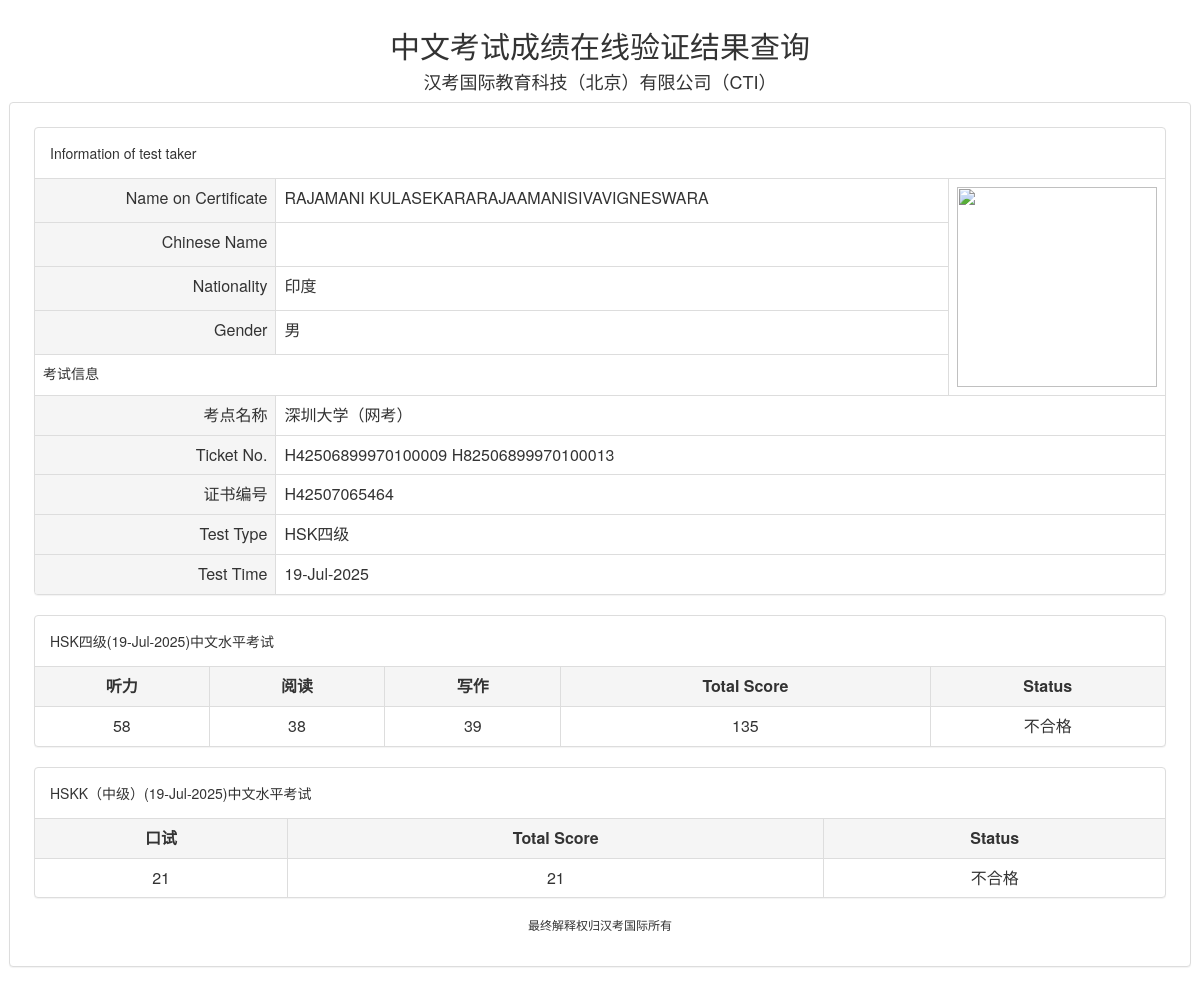
The app's page /queryScore.do?sid=c2tActR9Wb with its own data.
### tables this page shows
CREATE TABLE scores (
            sid TEXT PRIMARY KEY,
            name_on_certificate TEXT,
            chinese_name TEXT,
            nationality TEXT,
            gender TEXT,
            test_location TEXT,
            ticket_no TEXT,
            certificate_no TEXT,
            test_type TEXT,
            test_time TEXT,
            total_score TEXT,
            status TEXT,
            listening_score INTEGER,
            reading_score INTEGER,
            writing_score INTEGER,
            oral_score INTEGER
        );

### app.py (the view)
@app.route('/queryScore.do')
def query_score():
    student_id = request.args.get('sid')
    if not student_id:
        return "Student ID is missing.", 400
    conn = sqlite3.connect(DATABASE)
    cursor = conn.cursor()
    cursor.execute("SELECT * FROM scores WHERE sid = ?", (student_id,))
    result = cursor.fetchone()
    conn.close()
    if result:
        student_data = {
            "sid": result[0],
            "name": result[1],
            "chinese_name": result[2],
            "nationality": result[3],
            "gender": result[4],
            "test_location": result[5],
            "ticket_no": result[6],
            "certificate_no": result[7],
            "test_type": result[8],
            "test_time": result[9],
            "total_score": result[10],
            "status": result[11],
            "listening_score": result[12],
            "reading_score": result[13],
            "writing_score": result[14],
            "oral_score": result[15]
        }
        return render_template('results.html', student=student_data)
    else:
        return "Student ID not found.", 404

### templates/results.html (shortened to what this page needs)
<html><head>
    <link rel="stylesheet" href="https://cdn.jsdelivr.net/npm/bootstrap@3.4.1/dist/css/bootstrap.min.css">
    <link rel="stylesheet" href="{{ url_for('static', filename='css/phone/phone.css') }}" type="text/css">
</head><body><div class="well-sm">
	<center>
	  <h2>中文考试成绩在线验证结果查询</h2>
	  <h4>汉考国际教育科技（北京）有限公司（CTI）</h4>
	</center>
	<div class="panel panel-default">
		<div class="well-lg">
			<div class="panel panel-default">
				<div class="panel-body">
					Information of test taker
				</div>
				<table class="table table-bordered">
					<tbody>
						<tr>
							<td class="active text-right">Name on Certificate </td>
							<td>{{ student.name }}</td>
							<td rowspan="5" width="100px">
										<img src="file.jpg" height="200px">
							</td>
						</tr>
						<tr>
							<td class="active text-right">Chinese Name</td>
							<td>{{ student.chinese_name }}</td>
						</tr>
						<tr>
							<td class="active text-right">Nationality</td>
							<td>{{ student.nationality }}</td>
						</tr>
						<tr>
							<td class="active text-right">Gender</td>
							<td>{{ student.gender }}</td>
						</tr>
						<tr>
							<td colspan="2" class="" style="font-size:14px;">考试信息</td>
						</tr>
						<tr>
							<td class="active text-right">考点名称</td>
							<td colspan="2">{{ student.test_location }}</td>
						</tr>
						<tr>
							<td class="active text-right">Ticket No.</td>
							<td colspan="2">{{ student.ticket_no }}</td>
						</tr>
						<tr>
							<td class="active text-right">证书编号</td>
							<td colspan="2">{{ student.certificate_no }}</td>
						</tr>
						<tr>
							<td class="active text-right">Test Type</td>
							      <td colspan="2">{{ student.test_type }}</td>
						</tr>
						<tr>
							<td class="active text-right">Test Time</td>
							<td colspan="2">{{ student.test_time }}</td>
						</tr>
					</tbody>
				</table>
			</div>
			<div class="panel panel-default">
				<div class="panel-body">
					HSK四级({{ student.test_time }})中文水平考试
				</div>
				<table class="table table-bordered">
					<thead>
						<tr class="active">
								<th><div align="center">听力</div></th>
								<th><div align="center">阅读</div></th>
								<th><div align="center">写作</div></th>
							<th>
							<div align="center">
									Total Score
							</div>
							</th>
									<th><div align="center">Status</div></th>
						</tr>
					</thead>
					<tbody>
						<tr>
								<td align="center">
									{{ student.listening_score }}
								</td>
								<td align="center">
									{{ student.reading_score }}
								</td>
								<td align="center">
									{{ student.writing_score }}
								</td>
							<td align="center">
									{{ student.total_score }}
							</td>
									<td align="center">{{ student.status }}</td>
						</tr>
					</tbody>
				</table>
			</div>
				<div class="panel panel-default">
					<div class="panel-body">
						HSKK（中级）({{ student.test_time }})中文水平考试
					</div>
					<table class="table table-bordered">
						<thead>
							<tr class="active">
									<th><div align="center">口试</div></th>
								<th><div align="center">Total Score</div></th>
										<th><div align="center">Status</div></th>
							</tr>
						</thead>
						<tbody>
							<tr>
									<td align="center">
										{{ student.oral_score }}
									</td>
								<td align="center">{{ student.oral_score }}</td>
										<td align="center">{{ student.status }}</td>
							</tr>
						</tbody>
					</table>
				</div>
			<center>
	  <h6>最终解释权归汉考国际所有</h6>
	</center>
		</div>
	</div>
</div></body></html>

### records on screen
scores: name "RAJAMANI KULASEKARARAJAAMANISIVAVIGNESWARA", nationality "印度", gender "男", test_location "深圳大学（网考）", ticket_no "H42506899970100009 H82506899970100013", certificate_no "H42507065464", test_type "HSK四级", test_time "19-Jul-2025", listening_score "58", reading_score "38", writing_score "39", total_score "135", status "不合格", oral_score "21"
